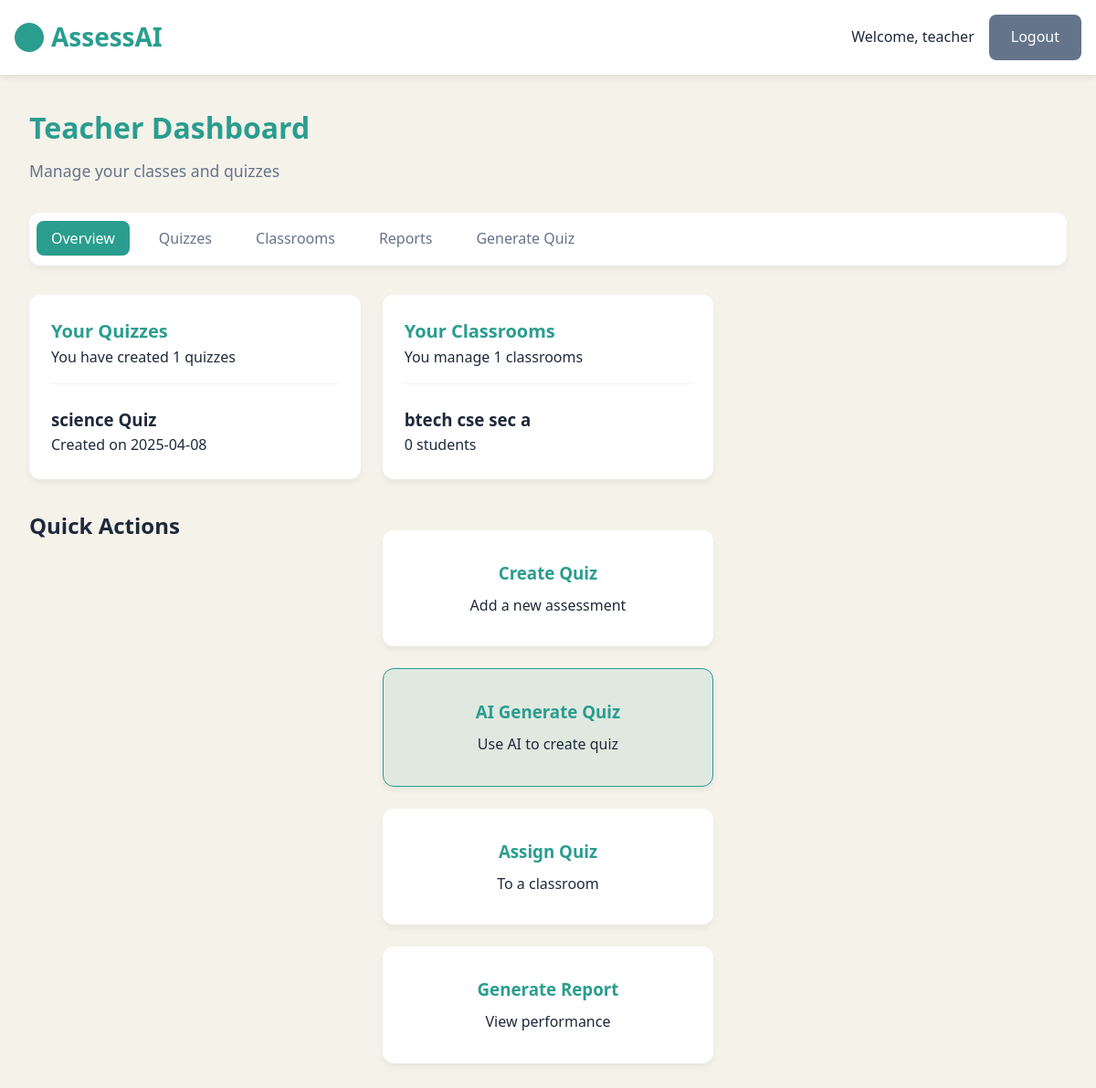
Before: /teacher-dashboard (signed in) with the older database file.
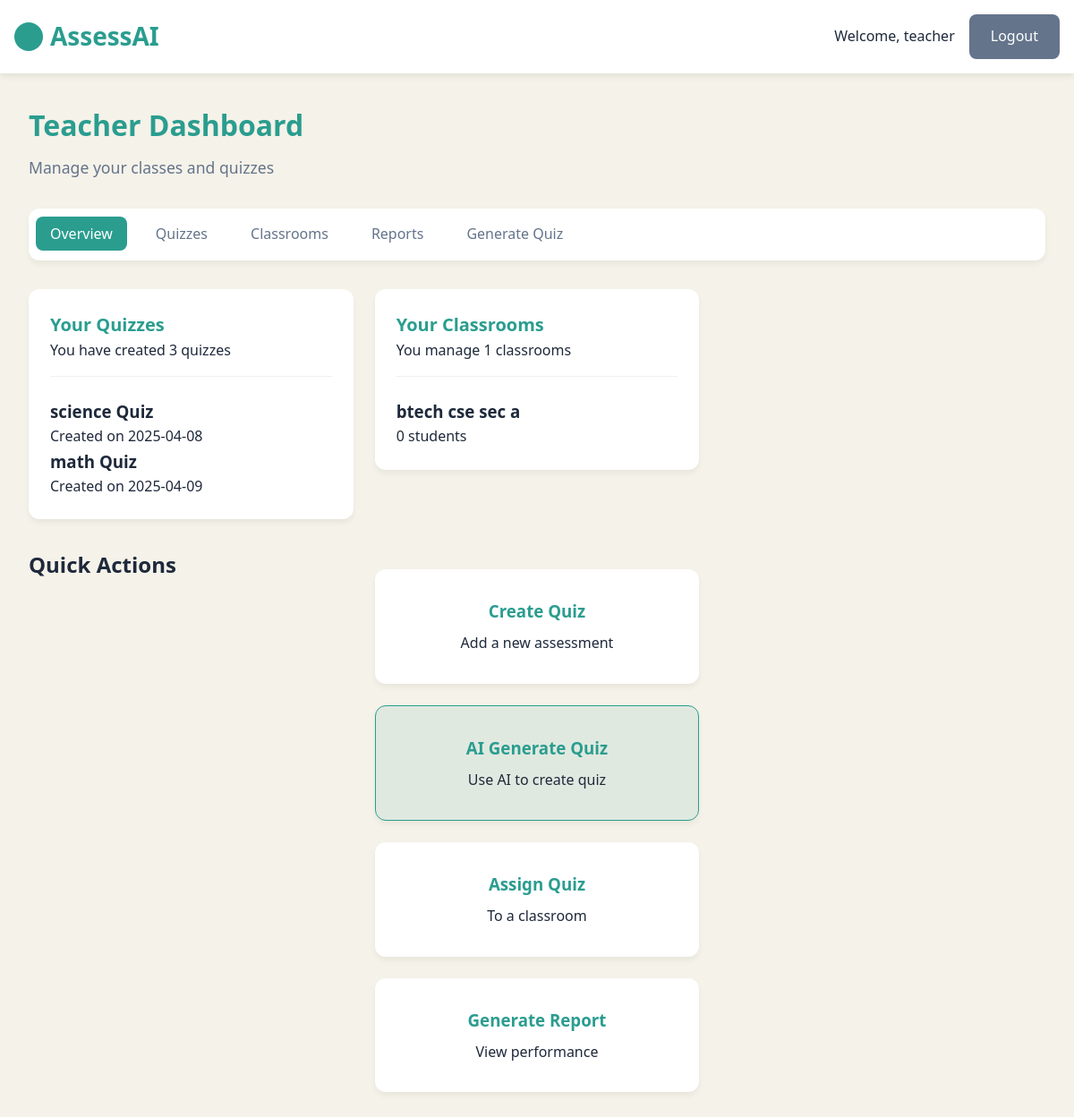
After: the same page with the newer database file.
### models.py (models this page shows)
class Quiz(db.Model):
    id = db.Column(db.Integer, primary_key=True)
    title = db.Column(db.String(100), nullable=False)
    description = db.Column(db.Text)
    created_date = db.Column(db.DateTime, default=datetime.utcnow)
    difficulty = db.Column(db.String(20), default='medium')
    teacher_id = db.Column(db.Integer, db.ForeignKey('user.id'), nullable=False)
    questions = db.relationship('Question', backref='quiz', lazy='select')
    assigned_classrooms = db.relationship(
        'Classroom',
        secondary=quiz_classroom,
        backref=db.backref('assigned_quizzes', lazy='select')
    )
    assignments = db.relationship('QuizAssignment', back_populates='quiz')

class Classroom(db.Model):
    id = db.Column(db.Integer, primary_key=True)
    name = db.Column(db.String(100), nullable=False)
    teacher_id = db.Column(db.Integer, db.ForeignKey('user.id'), nullable=False)
    assignments = db.relationship('QuizAssignment', back_populates='classroom')

### app.py (the view)
@app.route('/teacher-dashboard')
@teacher_required
def teacher_dashboard():
    teacher_id = session['user_id']
    quizzes = Quiz.query.filter_by(teacher_id=teacher_id).all()
    classrooms = Classroom.query.filter_by(teacher_id=teacher_id).all()
    return render_template('teacher_dashboard.html', quizzes=quizzes, classrooms=classrooms)

### app.py (called while the page is built)
def teacher_required(f):
    @wraps(f)
    def decorated_function(*args, **kwargs):
        if 'user_id' not in session or session['user_type'] != 'teacher':
            flash('Teacher access required', 'error')
            return redirect(url_for('login'))
        return f(*args, **kwargs)
    return decorated_function

### templates/teacher_dashboard.html (shortened to what this page needs)
{% extends 'base.html' %}
{% block content %}
<div class="dashboard-container">
    <h1 class="dashboard-title">Teacher Dashboard</h1>
    <p class="dashboard-subtitle">Manage your classes and quizzes</p>
    <nav class="dashboard-nav">
        <ul>
            <li class="active"><a href="{{ url_for('teacher_dashboard') }}">Overview</a></li>
            <li><a href="{{ url_for('quizzes') }}">Quizzes</a></li>
            <li><a href="{{ url_for('classrooms') }}">Classrooms</a></li>
            <li><a href="#">Reports</a></li>
            <li><a href="#">Generate Quiz</a></li>
        </ul>
    </nav>
    <div class="dashboard-content">
        <div class="row">
            <div class="col-md-6">
                <div class="card">
                    <div class="card-header">
                        <h2>Your Quizzes</h2>
                        <p>You have created {{ quizzes|length }} quizzes</p>
                    </div>
                    <div class="card-body">
                        {% for quiz in quizzes[:2] %}
                        <div class="quiz-item">
                            <h3>{{ quiz.title }}</h3>
                            <p>Created on {{ quiz.created_date.strftime('%Y-%m-%d') }}</p>
                        </div>
                        {% endfor %}
                    </div>
                </div>
            </div>
            <div class="col-md-6">
                <div class="card">
                    <div class="card-header">
                        <h2>Your Classrooms</h2>
                        <p>You manage {{ classrooms|length }} classrooms</p>
                    </div>
                    <div class="card-body">
                        {% for classroom in classrooms[:2] %}
                        <div class="classroom-item">
                            <h3>{{ classroom.name }}</h3>
                            <p>{{ classroom.students.count() }} students</p>
                        </div>
                        {% endfor %}
                    </div>
                </div>
            </div>
        </div>
        <div class="row mt-4">
            <h2>Quick Actions</h2>
            <div class="quick-actions">
                <a href="{{ url_for('create_quiz') }}" class="action-card">
                    <h3>Create Quiz</h3>
                    <p>Add a new assessment</p>
                </a>
                <a href="{{ url_for('ai_generate_quiz') }}" class="action-card action-card-highlight">
                    <h3>AI Generate Quiz</h3>
                    <p>Use AI to create quiz</p>
                </a>
                <a href="#" class="action-card">
                    <h3>Assign Quiz</h3>
                    <p>To a classroom</p>
                </a>
                <a href="#" class="action-card">
                    <h3>Generate Report</h3>
                    <p>View performance</p>
                </a>
            </div>
        </div>
    </div>
</div>
{% endblock %}

Changed rows visible on the page:
added Quiz: title "math Quiz", created_date "2025-04-09"
Other visible differences:
{{ quizzes|length }}: "1" → "3"
